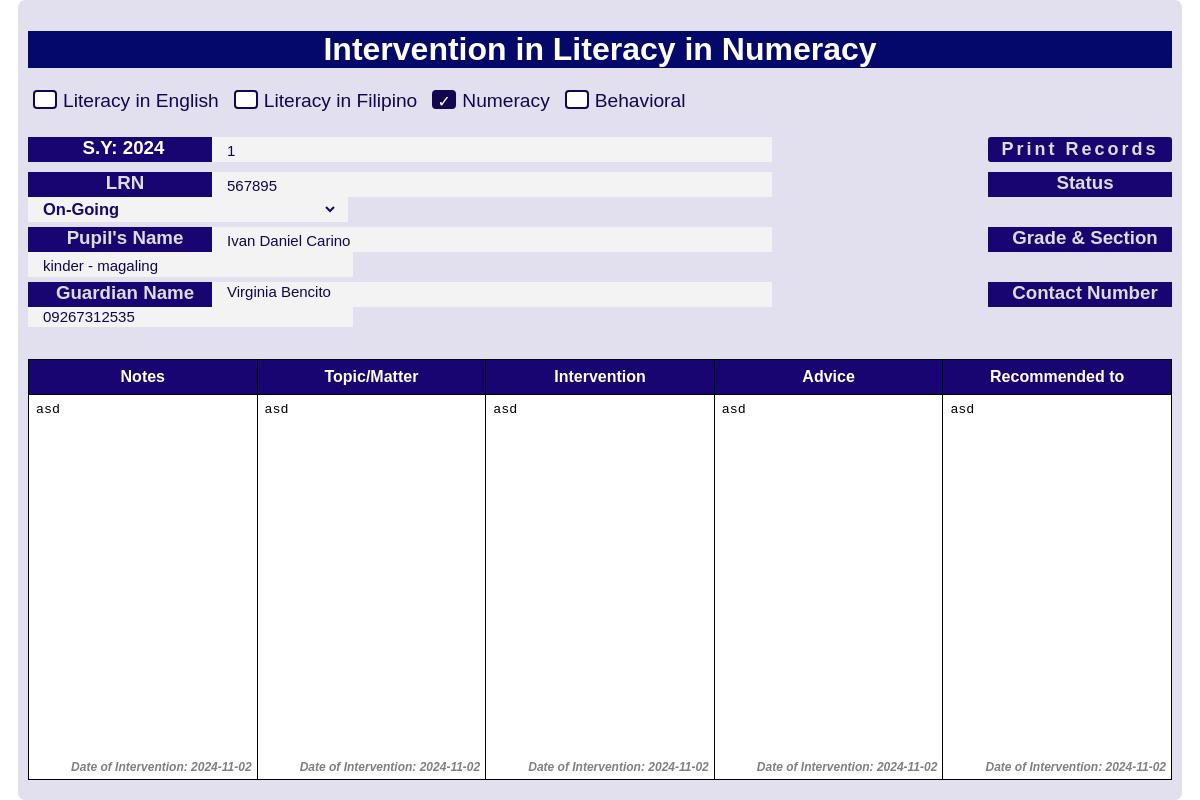
The page /Bacayao_Sur_Elementary_School/adviser_dashboard/classifications/update_record_numeracy.php?lrn=567895&quarter=1&school_year=2024 on the database its author committed.
### tables this page shows
CREATE TABLE `academic_numeracy` (
  `id` int(11) NOT NULL,
  `lrn` varchar(255) NOT NULL,
  `fullname` varchar(255) NOT NULL,
  `grade` varchar(255) NOT NULL,
  `section` varchar(255) NOT NULL,
  `date` varchar(255) NOT NULL,
  `quarter` varchar(255) NOT NULL,
  `classification` varchar(255) NOT NULL,
  `status` varchar(255) NOT NULL,
  `gname` varchar(255) NOT NULL,
  `number` varchar(255) NOT NULL,
  `notes` varchar(255) NOT NULL,
  `intervention` varchar(255) NOT NULL,
  `topic` varchar(255) NOT NULL,
  `advice` varchar(255) NOT NULL,
  `school` varchar(255) NOT NULL,
  `year` varchar(255) NOT NULL,
  `intervened` varchar(255) NOT NULL,
  `recomended` varchar(255) NOT NULL
);

### Bacayao_Sur_Elementary_School/adviser_dashboard/classifications/update_record_numeracy.php (the view, shortened to what this page needs)
<?php
include('../../../database.php');
$lrn = isset($_GET['lrn']) ? $_GET['lrn'] : '';
$quarter = isset($_GET['quarter']) ? $_GET['quarter'] : '';
if ($lrn) {
    $sql = "SELECT * FROM academic_numeracy WHERE lrn = '$lrn' AND quarter = '$quarter'";
    $result = $conn->query($sql);
    if ($result->num_rows > 0) {
        $row = $result->fetch_assoc();
        $fullname = $row['fullname'];
        $grade = $row['grade'];
        $section = $row['section'];
        $status = $row['status'];
        $gname = $row['gname'];
        $number = $row['number'];
        $topic = $row['topic'];
        $advice = $row['advice'];
        $intervention = $row['intervention'];
        $notes = $row['notes'];
        $recomended = $row['recomended'];
        $intervened = $row['intervened'];
    }
}
?>
<!DOCTYPE html>
<html lang="en">
<head>
    <link href='https://unpkg.com/boxicons@2.1.4/css/boxicons.min.css' rel='stylesheet'>
</head>
<body>
    <form action="" method="post" class="form-container english" id="englishForm">
    <div class="main-containers">
    <div class="label" style="text-align: center; margin-bottom: 20px; background-color: #040869;">
    <h1 style="color: white;">Intervention in Literacy in Numeracy</h1>
</div>
            <div class="checkbox-container">
                <div class="checkbox-item">
                    <label for="checkbox1">Literacy in English</label>
                </div>
                <div class="checkbox-item">
                    <label for="checkbox2">Literacy in Filipino</label>
                </div>
                <div class="checkbox-item">
                    <label for="checkbox3">Numeracy</label>
                </div>
                <div class="checkbox-item">
                    <label for="checkbox4">Behavioral</label>
                </div>
            </div>
            <div class="rows">
                <div class="column">
                <div class="containers" style="background-color: #190572;">
                    <h3 style="margin-left: 7px">S.Y: <?php echo isset($_GET['school_year']) ? htmlspecialchars($_GET['school_year']) : ''; ?></h3>
                </div>
            </div>
            <div class="column column-right">
            <div class="containerss " style="background-color: #F3F3F3; width:560px">
                        <input type="text" name="quarter" id="quarter" value="<?php echo $quarter ?>" readonly>
                    </div>
            </div>
                    <div class="columnss" style="background:none; ">
                        <div class="containerss seconds" >
                            <button style="background:transparent; border: none;"><h3>Print Records</h3></button>
                        </div>
                    </div>
                </div>
                <div class="rows">
                    <div class="columns" >
                        <div class="containerss" style="background-color: #190572">
                            <h3 style="margin-left:10px">LRN</h3>
                        </div>
                    </div>
                    <div class="columns column-rights">
                        <div class="containerss" style="background-color: #F3F3F3; width:560px">
                        <input type="text" name="lrn" id="lrn" value="<?php echo isset($_GET['lrn']) ? htmlspecialchars($_GET['lrn']) : ''; ?>" readonly>
                        </div>
                    </div>
                    <div class="columns column-lefts">
                        <div class="containerss" style="background-color: #190572;">
                            <h3 style="margin-left:10px">Status</h3>
                        </div>
                    </div>
                    <div class="columns half-widths">
    <div class="select-wrapper rights">
        <select id="topdown2" name="status" class="containerss second" style="background-color: #F3F3F3;">
            <option value="" disabled selected hidden><?php echo isset($status) && !empty($status) ? $status : 'Select Status'; ?></option>
        </select>
    </div>
</div>
                </div>
                <div class="rows">
    <div class="columns">
        <div class="containerss" style="background-color: #190572;">
            <h3 style="margin-left:10px">Pupil's Name</h3>
        </div>
    </div>
    <div class="columns column-rights">
        <div class="containerss" style="background-color: #F3F3F3;">
            <input type="text" name="fullname" id="fullname" value="<?php echo isset($fullname) && !empty($fullname) ? $fullname : ''; ?>" readonly>
        </div>
    </div>
    <div class="columns column-lefts">
        <div class="containerss" style="background-color: #190572;">
            <h3 style="margin-left:10px">Grade & Section</h3>
        </div>
    </div>
    <div class="columns half-widths">
        <div class="containerss" style="background-color: #F3F3F3;">
            <input type="text" name="classification" id="classification" value="<?php echo (isset($grade) && !empty($grade) ? $grade : '') . ' - ' . (isset($section) && !empty($section) ? $section : ''); ?>" class="rights" readonly>
        </div>
    </div>
</div>
<div class="rows">
    <div class="columns">
        <div class="containerss" style="background-color: #190572;">
            <h3 style="margin-left:10px">Guardian Name</h3>
        </div>
    </div>
    <div class="columns column-rights">
        <div class="containerss editable-containers" style="background-color: #F3F3F3;">
            <input type="text" name="gname" id="gname" value="<?php echo isset($gname) && !empty($gname) ? $gname : ''; ?>" placeholder=" " required>
        </div>
    </div>
    <div class="columns column-lefts">
        <div class="containerss" style="background-color: #190572;">
            <h3 style="margin-left:10px">Contact Number</h3>
        </div>
    </div>
    <div class="columns half-widths">
        <div class="containerss editable-containers" style="background-color: #F3F3F3;">
            <input type="text" name="number" id="cnumber" value="<?php echo isset($number) && !empty($number) ? $number : ''; ?>" placeholder=" " required class="rights">
        </div>
    </div>
</div>
<table class="update-record">
    <tr id="row1">
        <th>Notes</th>
        <th>Topic/Matter</th>
        <th>Intervention</th>
        <th>Advice</th>
        <th>Recommended to</th>
    </tr>
    <tr id="row2" class="table_body">
        <td>
            <textarea name="notes" placeholder="Enter Notes"><?php echo isset($notes) ? $notes : ''; ?></textarea>
            <span class="dates">Date of Intervention: <?php echo isset($intervened) ? $intervened : ''; ?></span>
        </td>
        <td>
            <textarea name="topic" placeholder="Enter Topic/Matter"><?php echo isset($topic) ? $topic : ''; ?></textarea>
            <span class="dates">Date of Intervention: <?php echo isset($intervened) ? $intervened : ''; ?></span>
        </td>
        <td>
            <textarea name="intervention" placeholder="Enter Intervention"><?php echo isset($intervention) ? $intervention : ''; ?></textarea>
            <span class="dates">Date of Intervention: <?php echo isset($intervened) ? $intervened : ''; ?></span>
        </td>
        <td>
            <textarea name="advice" placeholder="Enter Advice"><?php echo isset($advice) ? $advice : ''; ?></textarea>
            <span class="dates">Date of Intervention: <?php echo isset($intervened) ? $intervened : ''; ?></span>
        </td>
        <td>
            <textarea name="recomended" placeholder="Enter Recommended to"><?php echo isset($recomended) ? $recomended : ''; ?></textarea>
            <span class="dates">Date of Intervention: <?php echo isset($intervened) ? $intervened : ''; ?></span>
        </td>
    </tr>
</table>
            </form>
</body>
</html>

### rows shown on the page
academic_numeracy: status "On-Going", fullname "Ivan Daniel Carino", classification "kinder - magaling", gname "Virginia Bencito", number "09267312535", notes "asd", intervened "2024-11-02", topic "asd", intervention "asd", advice "asd", recomended "asd"

### other values the page prints
$_GET['school_year'] "2024"
